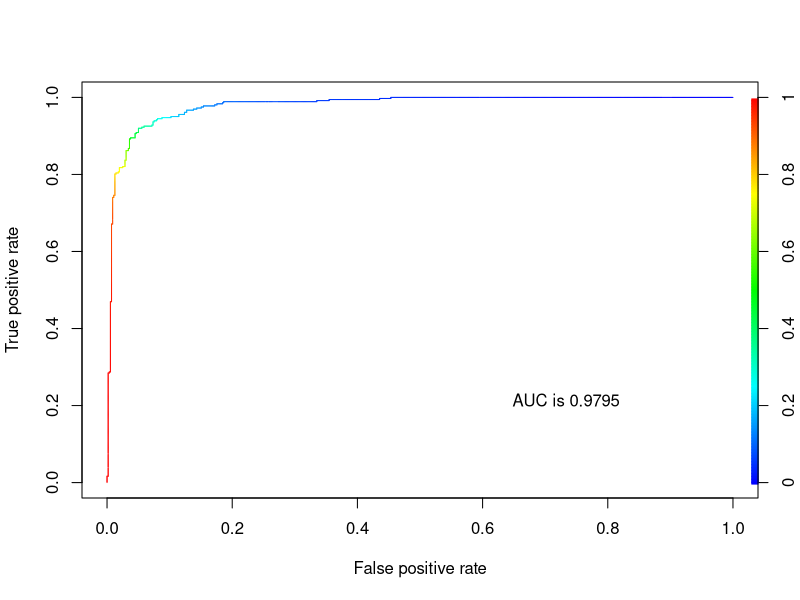
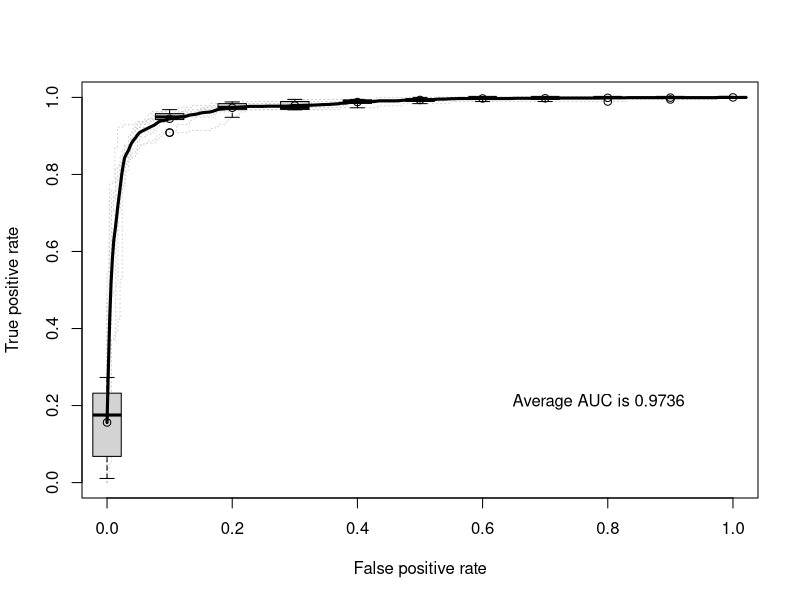

The R script that drew these images, in order:
# Christine Hwang, chwang14@jh.edu
# p03_p01
# Recognize spam with a support vector machine

library(kernlab)
set.seed(3)
data(spam)

# split into train (80%) and test (20%)
testidx <- which(1:length(spam[, 1]) %% 5 == 0)
spamtrain <- spam[-testidx,]
spamtest <- spam[testidx,]

# train SVM with training set
library(e1071)
model <- svm(type~., data = spamtrain, kernel = "radial", probability = TRUE)

# predict testing set with SVM
prediction <- predict(model, spamtest, probability = TRUE)

# plot ROC curve
library(ROCR)
pred_prob <- attr(prediction, 'probabilities')[, "spam"]
pred_comb <- prediction(pred_prob, spamtest$type == 'spam')
perf <- performance(pred_comb, "tpr", "fpr")
svmauc <- performance(pred_comb, "auc")
svmauc <- unlist(slot(svmauc, "y.values"))
plot(perf, colorize = TRUE)
legend(0.6, 0.3, c(c(paste('AUC is', format(round(svmauc, 4), nsmall = 4))), "\n"), border = "white", cex = 1.0, box.col = "white")

# repeat using 10-fold cross validation
folds <- function(x, n) split(x, sort(rep(1:n, len = length(x))))
split <- folds(spam, 10)

pred_lst = vector(mode = "list", length = 10)
gt_lst = vector(mode = "list", length = 10)
auc_list = vector(mode = "list", length = 10)

for (i in 1:10) {
    test = as.data.frame(split[i])
    names(test) =  names(spamtest)
    train = 0 # initialize train
    
    order = 1
    for (j in 1:10) {
    	if(!(j == i)){
		    train_tmp = as.data.frame(split[j])
		    names(train_tmp) = names(spamtest)
		    if (order == 1) {
		        order = 0
		        train = train_tmp
		    } else {
		      train = rbind(train, train_tmp)
		    }
		}
    }

    # predict testing set with SVM
    model <- svm(type~., data = train, kernel = "radial", probability = TRUE)
    prediction <- predict(model,test, probability = TRUE)
    
  	# plot ROC curve
    pred_prob <- attr(prediction, 'probabilities')[, "spam"]
    pred_comb <- prediction(pred_prob, test$type == 'spam')
    perf <- performance(pred_comb, "tpr", "fpr")
    svmauc <- performance(pred_comb, "auc")
    svmauc <- unlist(slot(svmauc, "y.values"))

    pred_lst[[i]] <- pred_prob
    gt_lst[[i]] <- test$type == 'spam'
    auc_list[i] <- svmauc
    
}


svmpred <- prediction(pred_lst, gt_lst)
svmperf <- performance(svmpred, "tpr", "fpr")
plot(svmperf,col = "grey82", lty = 3)
plot(svmperf, lwd = 3, avg = "vertical", spread.estimate = "boxplot", add = T)
legend(0.6, 0.3, c(c(paste('Average AUC is', format(round(mean(unlist(auc_list)), 4), nsmall = 4))), "\n"), border = "white", cex = 1.0, box.col = "white")
